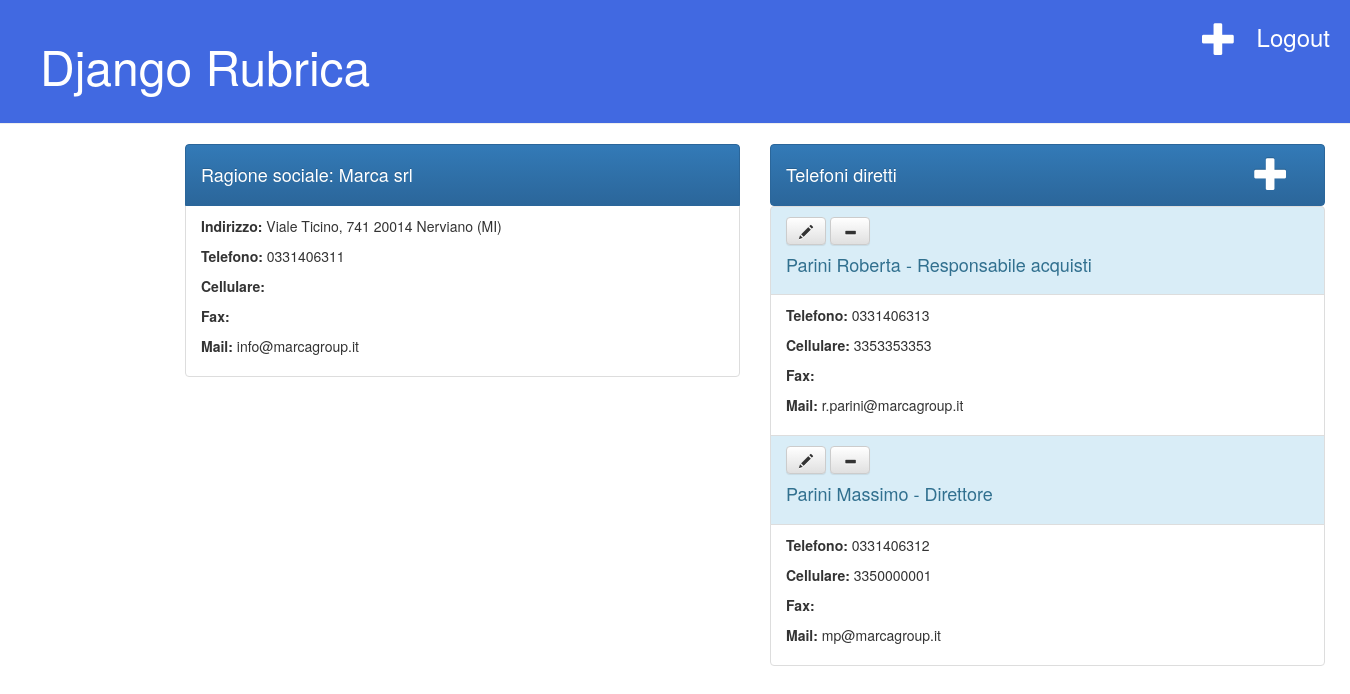
The page /nomi/1/dettaglio/ (signed in) on the database its author committed.
### nomi/models.py (models this page shows, shortened)
class Rubrica(models.Model):
	nome = models.CharField(max_length=200)
	indirizzo = models.TextField()
	telefono =  models.CharField(max_length=20, blank=True)
	cellulare =  models.CharField(max_length=20, blank=True)
	fax =  models.CharField(max_length=20, blank=True)
	email = models.EmailField(max_length=80,blank=True)
	class Meta:
		verbose_name="Rubrica"
		verbose_name_plural="Rubrica"

class Rubricar(models.Model):
	ragione_sociale = models.ForeignKey('Rubrica', on_delete=models.CASCADE)
	nome = models.CharField(max_length=200)
	incarico = models.CharField(max_length=200)
	telefono =  models.CharField(max_length=20, blank=True)
	cellulare =  models.CharField(max_length=20, blank=True)
	fax =  models.CharField(max_length=20, blank=True)
	email = models.EmailField(max_length=80,blank=True)
	class Meta:
		verbose_name="Nomi in Rubrica"
		verbose_name_plural="Nomi in Rubrica"

### nomi/views.py (the view)
# urls.py: url(r'^nomi/(?P<pk>[0-9]+)/dettaglio/$', views.rubricaProfileView, name='rubrica_dettaglio'),
def rubricaProfileView(request, pk):
    rubrica = get_object_or_404(Rubrica, pk=pk)
    rubricar_rubrica = Rubricar.objects.filter(ragione_sociale=pk).order_by("-pk")
    context = {"rubrica": rubrica, "rubricar_rubrica": rubricar_rubrica}
    return render(request, 'nomi/rubrica_dettaglio.html', context)

### nomi/templates/nomi/rubrica_dettaglio.html (shortened to what this page needs)
{% extends 'nomi/base.html' %}
{% block content %}
<section class="container mt-4 mb-4">
<div class="container">
	<div class="row mb-3">
		<div class="col-md-6">
			<div class="d-flex flex-row border rounded">
	  			<div class="p-0 w-25">
					<li class="list-group-item active">
						<h4>Ragione sociale: {{ rubrica.nome }}</h4>
					</li>
					<li class="list-group-item">
						<p class="mb-0"><strong>Indirizzo:</strong> {{ rubrica.indirizzo }}</p>
						<p class="mb-0"><strong>Telefono:</strong> {{ rubrica.telefono }}</p>
						<p class="mb-0"><strong>Cellulare:</strong> {{ rubrica.cellulare }}</p>
						<p class="mb-0"><strong>Fax:</strong> {{ rubrica.fax }}</p>
						<p class="mb-0"><strong>Mail:</strong> {{ rubrica.email }}</p>
					</li>
	  			</div>
			</div>
		</div>
		<div class="col-md-6">
			<div class="d-flex flex-row border rounded">
	  			<div class="p-0 w-25">
					<li class="list-group-item active">
						<a href="{% url 'rubricar_new' %}" class="top-menu"><span class="glyphicon glyphicon-plus"></span></a>
						<h4>Telefoni diretti</h4>
					</li>
	  			</div>
	  			<div class="pl-3 pt-2 pr-2 pb-2 w-75 border-left">
                    {% for rubriche in rubricar_rubrica %}
						<li class="list-group-item list-group-item-info">
							<a class="btn btn-default" title="Modifica contatto" href="{% url 'rubricar_edit' pk=rubriche.pk%}"><span class="glyphicon glyphicon-pencil"></span></a>
							<a class="btn btn-default" title="Elimina contatto" href="{% url 'rubricar_delete'  pk=rubriche.pk %}" class="top-menu"><span class="glyphicon glyphicon-minus"></span></a>
							<h4>{{ rubriche.nome }} - {{ rubriche.incarico }}</h4>
						</li>
						<li class="list-group-item">
							<p><strong>Telefono:</strong> {{ rubriche.telefono }}</p>
							<p><strong>Cellulare:</strong> {{ rubriche.cellulare }}</p>
							<p><strong>Fax:</strong> {{ rubriche.fax }}</p>
							<p><strong>Mail:</strong> {{ rubriche.email }}</p>
						</li>
                    {% empty %}
						<li class="list-group-item list-group-item-info">
							<h4>{{ rubrica.nome }} non ha numeri diretti</h4>
						</li>
                    {% endfor %}
				</div>
			</div>
		</div>
	</div>
</div>
</section>
{% endblock content %}

### nomi/static/css/nomi.css (style rules this page uses)
.top-menu, .top-menu:hover, .top-menu:visited { color: #ffffff; float: right; font-size: 26pt; margin-right: 20px; }

### rows shown on the page
Rubrica: nome "Marca srl", indirizzo "Viale Ticino, 741 20014 Nerviano (MI)", telefono "0331406311", email "info@marcagroup.it"
Rubricar: nome "Parini Roberta", incarico "Responsabile acquisti", telefono "0331406313", cellulare "3353353353", email "r.parini@marcagroup.it"
Rubricar: nome "Parini Massimo", incarico "Direttore", telefono "0331406312", cellulare "3350000001", email "mp@marcagroup.it"
